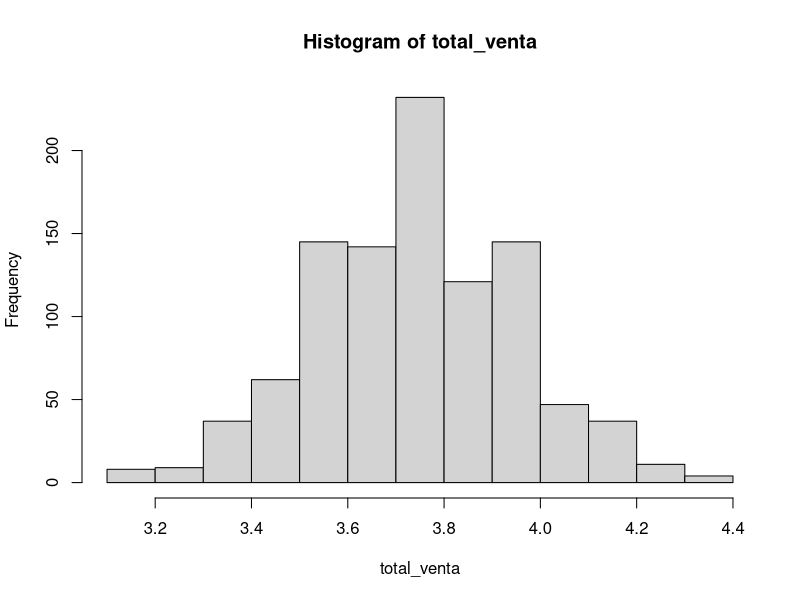
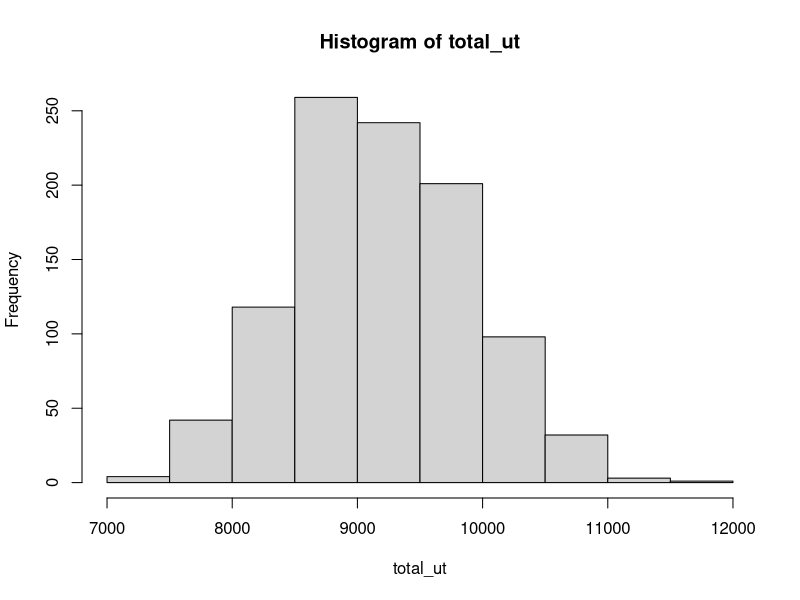

R code for these plots, in order:
dia<-numeric()
x<-numeric()
diaa<-numeric()
venta<-numeric()
u<-numeric()
precio<-numeric()
v<-numeric()
total_venta<-numeric()
total_ut<-numeric()

for (j in 1:1000){


for(i in 1:25){
 x[i]<-runif(1)
 dia[i]<-x[i]*24+1 
 diaa[i]<-round(dia[i]+0.5) 
 
  if(diaa[i]<=4){
    venta[i]<-2
  }
  if(diaa[i]<=11 & diaa[i]>4){
    venta[i]<-3
  }
  if(diaa[i]<=19 & diaa[i]>11){
   venta[i]<-4
  }
  if(diaa[i]<=24 & diaa[i]>19){
   venta[i]<-5
  }
  if(diaa[i]==25){
   venta[i]<-6
  }
   
  ut_tot<-0
  for(k in 1:venta[i]){
   precio[k]<-runif(1)
    if(precio[k]<.5){
     utilidad<-2000 
    }
    if(precio[k]>=.5 & precio[k]<.7){
     utilidad<-5000
    }
    if(precio[k]>=.7){
     utilidad<-1500
    }
   ut_tot<-ut_tot+utilidad 
  }#cierre tercer for
 v[i]<-venta[i]
 u[i]<-ut_tot
}#cierre segundo for 
prom_venta<-mean(v)
prom_ut<-mean(u)

total_venta[j]<-prom_venta
total_ut[j]<-prom_ut

}#cierre primer for
promtotal_venta<-mean(total_venta)
promtotal_ut<-mean(total_ut)
hist(total_venta)
hist(total_ut)

